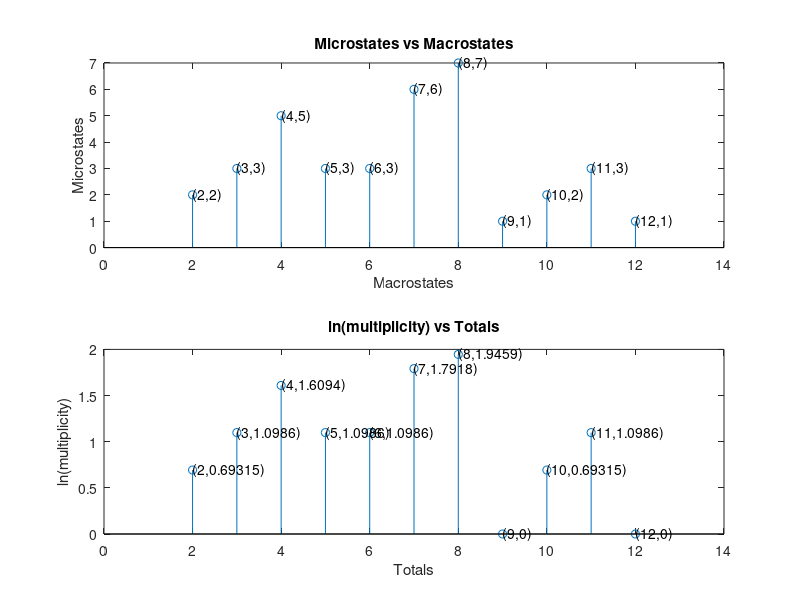

Write MATLAB code to recreate this figure.
function Q1_b

    S = cell(6,6);
    S{1,1}=[3,5]; S{1,2}=[1,2]; S{1,3}=[1,1]; S{1,4}=[2,3]; S{1,5}=[3,4]; S{1,6}=[3,5];
    S{2,1}=[2,6]; S{2,2}=[1,5]; S{2,3}=[3,4]; S{2,4}=[1,2]; S{2,5}=[5,6]; S{2,6}=[2,5];
    S{3,1}=[6,6]; S{3,2}=[1,1]; S{3,3}=[2,6]; S{3,4}=[1,3]; S{3,5}=[6,4]; S{3,6}=[5,2];
    S{4,1}=[5,6]; S{4,2}=[1,5]; S{4,3}=[6,5]; S{4,4}=[2,5]; S{4,5}=[1,3]; S{4,6}=[6,2];
    S{5,1}=[2,1]; S{5,2}=[1,5]; S{5,3}=[2,2]; S{5,4}=[3,1]; S{5,5}=[4,1]; S{5,6}=[4,5];
    S{6,1}=[1,3]; S{6,2}=[5,3]; S{6,3}=[1,4]; S{6,4}=[4,4]; S{6,5}=[6,4]; S{6,6}=[6,1];
    
    
    disp(S);
    
    for i = 1:6
        for j = 1:6
        fprintf("%d,",S{i,j}(1))
        end
    end
    fprintf("\n\n");
    for i = 1:6
        for j = 1:6
        fprintf("%d,",S{i,j}(2))
        end
    end
    sum_array = 1:12;
    frequency = zeros([1,12]);
    for i = 1:6
        for j = 1:6
            frequency(sum(S{i,j})) = frequency(sum(S{i,j})) + 1;
        end
    end
    
    ln_freq = log(frequency);
    frequency(frequency==0) = nan;
    disp(frequency');
    disp(ln_freq');
    
    figure;
    subplot(2,1,1); stem(sum_array,frequency);
    xlabel("Macrostates"); ylabel("Microstates");xlim([0,14]);
    title('Microstates vs Macrostates');
    
    for k=2:numel(sum_array)
      text(sum_array(k),frequency(k),['(' num2str(sum_array(k)) ',' num2str(frequency(k)) ')'])
    end
    
    subplot(2,1,2); stem(sum_array,ln_freq);
    xlabel("Totals"); ylabel("ln(multiplicity)");xlim([0,14]);
    title('ln(multiplicity) vs Totals');
    
    for k=2:numel(sum_array)
      text(sum_array(k),ln_freq(k),['(' num2str(sum_array(k)) ',' num2str(ln_freq(k)) ')'])
    end
end